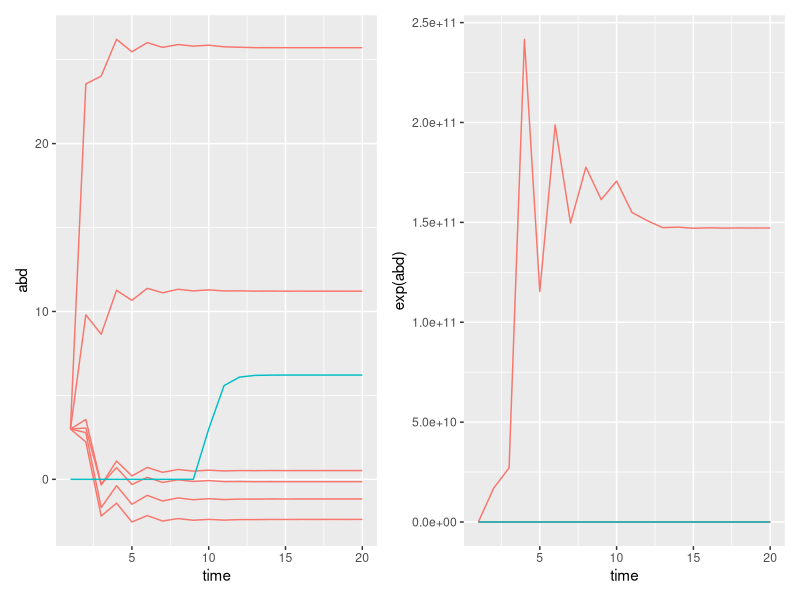

Reproduce this figure in R.
library(patchwork)
library(tidyverse)


trans_competition <- function(vcomp){
  - exp(vcomp)
}

trans_consumption <- function(vprey, vpred){
  # -(1 - plogis(vprey))/plogis(vpred)
  -plogis(vprey) * exp(vpred)
}

trans_food_eaten <- function(vprey){
  # 1 - plogis(vprey)
  plogis(vprey)
}

trans_dens_depend <- function(vdens){
  plogis(vdens)
}

fill_competition <- function(mat,
                             res,
                             comp_vec){
  # browser()
  g <- tidyr::expand_grid(r1 = res, r2 = res) |>
    filter(r1 != r2)

  mat[as.matrix(g)] <- comp_vec

  return(mat)

}
# predation effects

fill_predation <- function(mat, res, con, pred_effect_vec){
  mat[as.matrix(expand.grid(res, con))] <- pred_effect_vec
  return(mat)
}

fill_food <- function(mat, res, con, food_effect_vec){
  mat[as.matrix(expand.grid(con, res))] <- food_effect_vec
  return(mat)

}

fill_dens_dep <- function(mat, res, con, dd_vec){
  stopifnot(
    (length(res) + length(con)) == length(diag(mat))
    )
  diag(mat) <- dd_vec
  return(mat)
}

simulate_interaction <- function(){
n_r <- 6
n_c <- 1
res <- 1:n_r
con <- (n_r+1):(n_r + n_c)

# competition
B_mat <- matrix(0, n_r + n_c, n_r + n_c)

comp_r <- rnorm(n_r^2 - n_r, mean = -2, sd = .3)
pred_r <- rnorm(n_r * n_c, mean = -2, sd = .1)
# food_r <- rnorm(n_r * n_c, mean = 2, sd = 1)
food_r <- rnorm(n_r * n_c, mean = -2, sd = 1)
dens_r <- rnorm(n_r + n_c, mean = -2, sd = .5)

B_mat_fill <- B_mat |>
  fill_competition(res = res,
                   comp_vec = comp_r |>
                     trans_competition()) |>
  fill_predation(res = res,
                 con = con,
                 pred_effect_vec =
                   trans_consumption(vprey = food_r,
                                     vpred = pred_r)) |>
  fill_food(res = res,
            con = con,
            food_effect_vec = food_r |>
              trans_food_eaten()) |>
  fill_dens_dep(res, con,
                dd_vec = dens_r |>
                  trans_dens_depend())



S <- n_r + n_c

# B <- matrix(rnorm(S*S, mean = 0, sd = .2), ncol=S, nrow=S)
# diag(B) <- rbeta(S, .6*7, .4*7)
A <- c(exp(rnorm(n = n_r, 1.5, .5)),
       -exp(rnorm(n = n_c, -1, .2)))
nsteps <- 20
pop_sizes <- matrix(0, nrow = S, ncol = nsteps)
start <- c(rep(log(20), times = S - n_c), rep(0, n_c))
pop_sizes[,1] <- start

introd_time <- 10

for (i in 2:nsteps){
  pop_sizes[,i] <- A + B_mat_fill %*% pop_sizes[,i-1]
  if(i < introd_time) {
    pop_sizes[con,i] = 0
  } else if(i == introd_time) {
    pop_sizes[con,i] = log(20)
  }
}

pop_sizes_long <- pop_sizes |>
  as.data.frame() |>
  rownames_to_column(var = "sp") |>
  pivot_longer(-sp, names_to = "time", values_to = "abd") |>
  mutate(time = parse_number(time))|>
  mutate(is_pred = sp %in% con)

# browser()
logplot <- pop_sizes_long |>
  ggplot(aes(x = time, y = abd,
             group = sp, col = is_pred)) + geom_line() +
  guides(col = "none") +
  # facet_wrap(~sp, ncol = 1) +
  NULL


abdplot <- pop_sizes_long |>
  ggplot(aes(x = time, y = exp(abd), group = sp,
             col = is_pred)) + geom_line() +
  guides(col = "none")  +
  # facet_wrap(~sp, ncol = 1) +
  # facet_wrap(~sp, ncol = 1) +
  NULL
#
print(A)
print(B_mat_fill)
logplot + abdplot

}

simulate_interaction()

